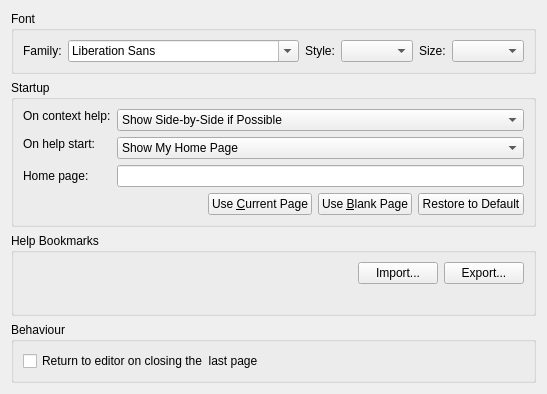
<?xml version="1.0" encoding="UTF-8"?>
<ui version="4.0">
 <class>GeneralSettingsPage</class>
 <widget class="QWidget" name="GeneralSettingsPage">
  <property name="geometry">
   <rect>
    <x>0</x>
    <y>0</y>
    <width>491</width>
    <height>360</height>
   </rect>
  </property>
  <property name="windowTitle">
   <string>Form</string>
  </property>
  <layout class="QVBoxLayout" name="verticalLayout_3">
   <item>
    <widget class="QGroupBox" name="fontGroupBox">
     <property name="title">
      <string>Font</string>
     </property>
     <layout class="QHBoxLayout" name="horizontalLayout_3">
      <item>
       <widget class="QLabel" name="familyLabel">
        <property name="sizePolicy">
         <sizepolicy hsizetype="Fixed" vsizetype="Fixed">
          <horstretch>0</horstretch>
          <verstretch>0</verstretch>
         </sizepolicy>
        </property>
        <property name="text">
         <string>Family:</string>
        </property>
       </widget>
      </item>
      <item>
       <widget class="QFontComboBox" name="familyComboBox"/>
      </item>
      <item>
       <spacer>
        <property name="orientation">
         <enum>Qt::Horizontal</enum>
        </property>
        <property name="sizeType">
         <enum>QSizePolicy::Preferred</enum>
        </property>
        <property name="sizeHint" stdset="0">
         <size>
          <width>20</width>
          <height>20</height>
         </size>
        </property>
       </spacer>
      </item>
      <item>
       <widget class="QLabel" name="styleLabel">
        <property name="sizePolicy">
         <sizepolicy hsizetype="Fixed" vsizetype="Fixed">
          <horstretch>0</horstretch>
          <verstretch>0</verstretch>
         </sizepolicy>
        </property>
        <property name="text">
         <string>Style:</string>
        </property>
       </widget>
      </item>
      <item>
       <widget class="QComboBox" name="styleComboBox">
        <property name="sizePolicy">
         <sizepolicy hsizetype="Fixed" vsizetype="Fixed">
          <horstretch>1</horstretch>
          <verstretch>0</verstretch>
         </sizepolicy>
        </property>
       </widget>
      </item>
      <item>
       <spacer>
        <property name="orientation">
         <enum>Qt::Horizontal</enum>
        </property>
        <property name="sizeType">
         <enum>QSizePolicy::Preferred</enum>
        </property>
        <property name="sizeHint" stdset="0">
         <size>
          <width>20</width>
          <height>20</height>
         </size>
        </property>
       </spacer>
      </item>
      <item>
       <widget class="QLabel" name="sizeLabel">
        <property name="sizePolicy">
         <sizepolicy hsizetype="Fixed" vsizetype="Fixed">
          <horstretch>0</horstretch>
          <verstretch>0</verstretch>
         </sizepolicy>
        </property>
        <property name="text">
         <string>Size:</string>
        </property>
       </widget>
      </item>
      <item>
       <widget class="QComboBox" name="sizeComboBox">
        <property name="sizePolicy">
         <sizepolicy hsizetype="Fixed" vsizetype="Fixed">
          <horstretch>1</horstretch>
          <verstretch>0</verstretch>
         </sizepolicy>
        </property>
       </widget>
      </item>
      <item>
       <spacer name="horizontalSpacer_2">
        <property name="orientation">
         <enum>Qt::Horizontal</enum>
        </property>
        <property name="sizeHint" stdset="0">
         <size>
          <width>0</width>
          <height>20</height>
         </size>
        </property>
       </spacer>
      </item>
     </layout>
    </widget>
   </item>
   <item>
    <widget class="QGroupBox" name="startupGroupBox">
     <property name="enabled">
      <bool>true</bool>
     </property>
     <property name="title">
      <string>Startup</string>
     </property>
     <layout class="QVBoxLayout" name="verticalLayout">
      <item>
       <layout class="QFormLayout" name="startupFormLayout">
        <item row="0" column="0">
         <widget class="QLabel" name="contextHelpLabel">
          <property name="sizePolicy">
           <sizepolicy hsizetype="Preferred" vsizetype="Fixed">
            <horstretch>0</horstretch>
            <verstretch>0</verstretch>
           </sizepolicy>
          </property>
          <property name="text">
           <string>On context help:</string>
          </property>
         </widget>
        </item>
        <item row="0" column="1">
         <widget class="QComboBox" name="contextHelpComboBox">
          <property name="sizePolicy">
           <sizepolicy hsizetype="Preferred" vsizetype="Fixed">
            <horstretch>0</horstretch>
            <verstretch>0</verstretch>
           </sizepolicy>
          </property>
          <item>
           <property name="text">
            <string>Show Side-by-Side if Possible</string>
           </property>
          </item>
          <item>
           <property name="text">
            <string>Always Show Side-by-Side</string>
           </property>
          </item>
          <item>
           <property name="text">
            <string>Always Start Full Help</string>
           </property>
          </item>
          <item>
           <property name="text">
            <string>Always Show Help in External Window</string>
           </property>
          </item>
         </widget>
        </item>
        <item row="1" column="0">
         <widget class="QLabel" name="startPageLabel">
          <property name="sizePolicy">
           <sizepolicy hsizetype="Preferred" vsizetype="Fixed">
            <horstretch>0</horstretch>
            <verstretch>0</verstretch>
           </sizepolicy>
          </property>
          <property name="text">
           <string>On help start:</string>
          </property>
         </widget>
        </item>
        <item row="1" column="1">
         <widget class="QComboBox" name="helpStartComboBox">
          <property name="sizePolicy">
           <sizepolicy hsizetype="Preferred" vsizetype="Fixed">
            <horstretch>0</horstretch>
            <verstretch>0</verstretch>
           </sizepolicy>
          </property>
          <item>
           <property name="text">
            <string>Show My Home Page</string>
           </property>
          </item>
          <item>
           <property name="text">
            <string>Show a Blank Page</string>
           </property>
          </item>
          <item>
           <property name="text">
            <string>Show My Tabs from Last Session</string>
           </property>
          </item>
         </widget>
        </item>
        <item row="2" column="0">
         <widget class="QLabel" name="homePageLabel">
          <property name="text">
           <string>Home page:</string>
          </property>
         </widget>
        </item>
        <item row="2" column="1">
         <widget class="QLineEdit" name="homePageLineEdit"/>
        </item>
       </layout>
      </item>
      <item>
       <layout class="QHBoxLayout" name="horizontalLayout">
        <item>
         <spacer name="horizontalSpacer">
          <property name="orientation">
           <enum>Qt::Horizontal</enum>
          </property>
          <property name="sizeHint" stdset="0">
           <size>
            <width>40</width>
            <height>20</height>
           </size>
          </property>
         </spacer>
        </item>
        <item>
         <widget class="QPushButton" name="currentPageButton">
          <property name="text">
           <string>Use &amp;Current Page</string>
          </property>
         </widget>
        </item>
        <item>
         <widget class="QPushButton" name="blankPageButton">
          <property name="text">
           <string>Use &amp;Blank Page</string>
          </property>
         </widget>
        </item>
        <item>
         <widget class="QPushButton" name="defaultPageButton">
          <property name="text">
           <string>Restore to Default</string>
          </property>
         </widget>
        </item>
       </layout>
      </item>
     </layout>
    </widget>
   </item>
   <item>
    <widget class="QGroupBox" name="bookmarkGroupBox">
     <property name="title">
      <string>Help Bookmarks</string>
     </property>
     <layout class="QVBoxLayout" name="verticalLayout_2">
      <item>
       <layout class="QHBoxLayout" name="bookmarkHorizontalLayout">
        <item>
         <spacer name="horizontalSpacer_4">
          <property name="orientation">
           <enum>Qt::Horizontal</enum>
          </property>
          <property name="sizeHint" stdset="0">
           <size>
            <width>244</width>
            <height>20</height>
           </size>
          </property>
         </spacer>
        </item>
        <item>
         <widget class="QPushButton" name="importButton">
          <property name="text">
           <string>Import...</string>
          </property>
         </widget>
        </item>
        <item>
         <widget class="QPushButton" name="exportButton">
          <property name="text">
           <string>Export...</string>
          </property>
         </widget>
        </item>
       </layout>
      </item>
      <item>
       <widget class="QLabel" name="errorLabel">
        <property name="palette">
         <palette>
          <active>
           <colorrole role="Text">
            <brush brushstyle="SolidPattern">
             <color alpha="255">
              <red>255</red>
              <green>0</green>
              <blue>0</blue>
             </color>
            </brush>
           </colorrole>
          </active>
          <inactive>
           <colorrole role="Text">
            <brush brushstyle="SolidPattern">
             <color alpha="255">
              <red>255</red>
              <green>0</green>
              <blue>0</blue>
             </color>
            </brush>
           </colorrole>
          </inactive>
          <disabled>
           <colorrole role="Text">
            <brush brushstyle="SolidPattern">
             <color alpha="255">
              <red>120</red>
              <green>120</green>
              <blue>120</blue>
             </color>
            </brush>
           </colorrole>
          </disabled>
         </palette>
        </property>
       </widget>
      </item>
     </layout>
    </widget>
   </item>
   <item>
    <widget class="QGroupBox" name="behaviourGroupBox">
     <property name="title">
      <string>Behaviour</string>
     </property>
     <layout class="QVBoxLayout" name="verticalLayout_4">
      <item>
       <widget class="QCheckBox" name="m_returnOnClose">
        <property name="toolTip">
         <string>Switch to editor context after last help page is closed.</string>
        </property>
        <property name="text">
         <string>Return to editor on closing the  last page</string>
        </property>
       </widget>
      </item>
     </layout>
    </widget>
   </item>
   <item>
    <spacer name="verticalSpacer">
     <property name="orientation">
      <enum>Qt::Vertical</enum>
     </property>
     <property name="sizeType">
      <enum>QSizePolicy::MinimumExpanding</enum>
     </property>
     <property name="sizeHint" stdset="0">
      <size>
       <width>0</width>
       <height>0</height>
      </size>
     </property>
    </spacer>
   </item>
  </layout>
 </widget>
 <resources/>
 <connections/>
</ui>
